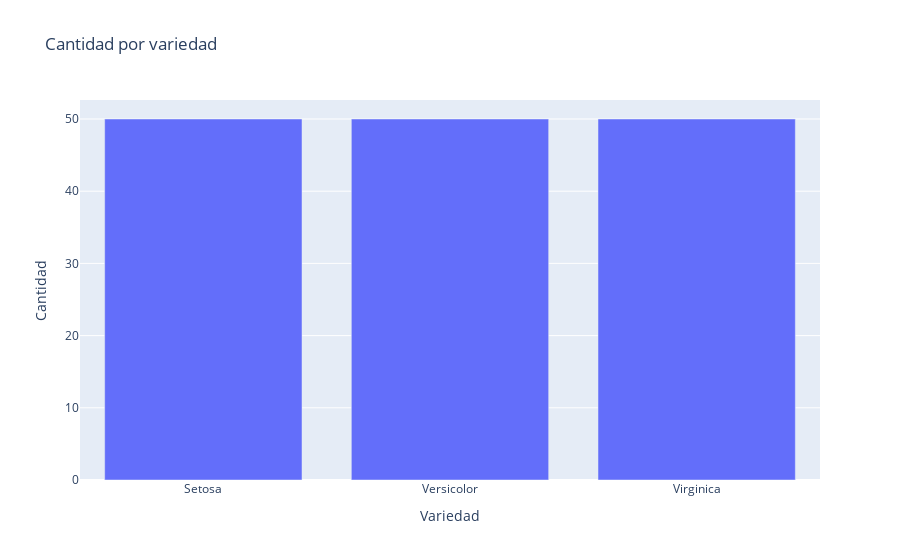

Notebook code cell kept with this figure:
### Markdown cell above
---

## Ejercicio 2: Gráfico de barras

2.1) Crea un gráfico de barras del conteo de especies en iris

### Code cell
# Tu código aquí
counts = iris['variety'].value_counts()

# Crear gráfico
fig = px.bar(
    x=counts.index,
    y=counts.values,
    title="Cantidad por variedad",
    labels={"x": "Variedad", "y": "Cantidad"}
)

fig.show()

### Figure 1 — Plotly figure (JSON) as saved in the notebook; plotly's stock layout.template omitted (floating-point values rounded to 4 significant figures)
{"data": [{"hovertemplate": "Variedad=%{x}<br>Cantidad=%{y}<extra></extra>", "legendgroup": "", "marker": {"color": "#636efa", "pattern": {"shape": ""}}, "name": "", "orientation": "v", "showlegend": false, "textposition": "auto", "type": "bar", "x": ["Setosa", "Versicolor", "Virginica"], "xaxis": "x", "y": [50, 50, 50], "yaxis": "y"}], "layout": {"barmode": "relative", "legend": {"tracegroupgap": 0}, "title": {"text": "Cantidad por variedad"}, "xaxis": {"anchor": "y", "domain": [0, 1], "title": {"text": "Variedad"}}, "yaxis": {"anchor": "x", "domain": [0, 1], "title": {"text": "Cantidad"}}}}
